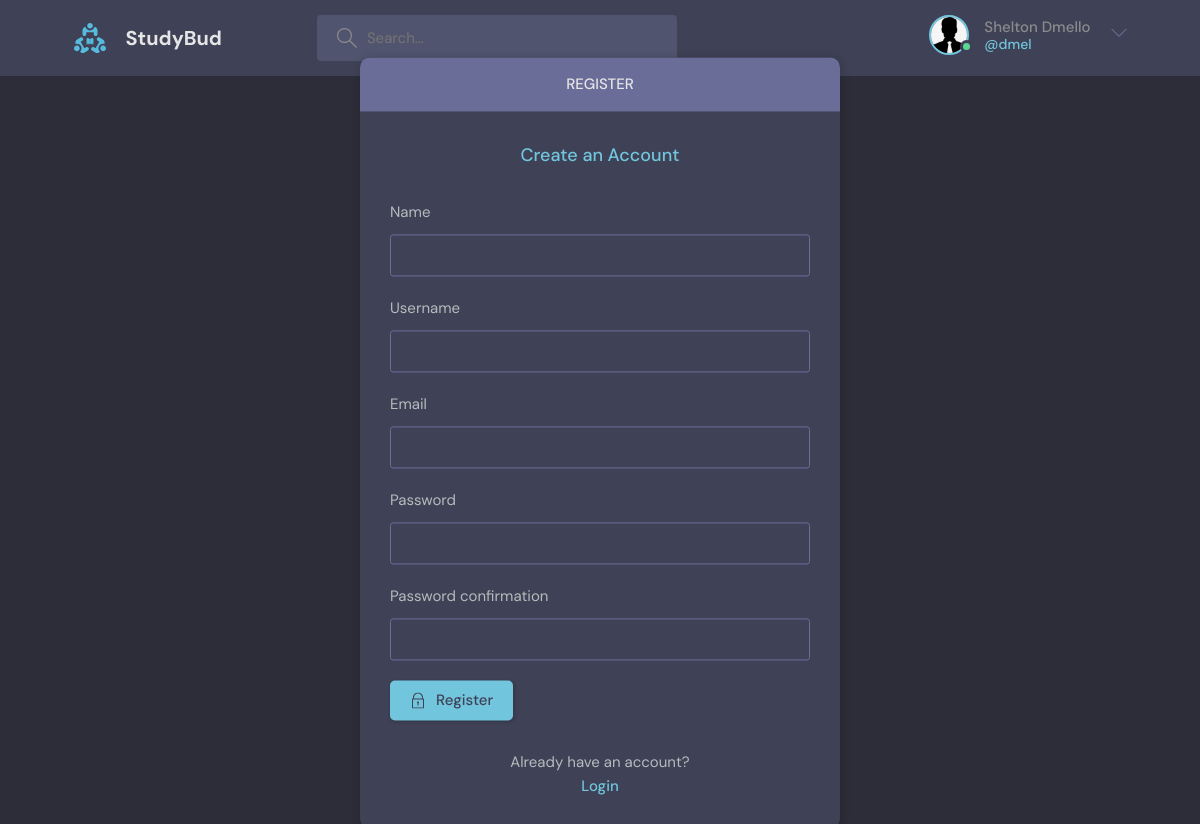
Page /register/ (signed in) on the committed database.
### base/models.py (models this page shows)
class User(AbstractUser):
    name = models.CharField(max_length=200, null=True)
    email = models.EmailField( unique=True, null=True)
    bio = models.TextField(null=True)
    avatar = models.ImageField(null=True, default="avatar.svg")
    USERNAME_FIELD = 'email'
    REQUIRED_FIELDS = []

### base/views.py (the view, shortened to what this page needs)
# urls.py: path('register/', views.registerUser, name='register'),
def registerUser(request):
    page = 'register'
    form = MyUserCreationForm()
    data = {'page':page, 'form':form}
    return render(request,'base/login_register.html', data)

### base/forms.py
class MyUserCreationForm(UserCreationForm):
    class Meta:
        model = User
        fields =['name', 'username', 'email', 'password1', 'password2']

### base/templates/base/login_register.html (shortened to what this page needs)
{% extends 'main.html' %}
{% block content %}
<main class="auth layout">
  {% if page == 'login' %}
  <div class="container">
    <div class="layout__box">
      <div class="layout__boxHeader">
        <div class="layout__boxTitle">
          <h3>Login</h3>
        </div>
      </div>
      <div class="layout__body">
        <h2 class="auth__tagline">Login</h2>
        <form class="form" method="POST" action="">
          {% csrf_token %}
          <div class="form__group form__group">
            <label for="email">Email</label>
            <input id="username" name="email" type="text" placeholder="e.g. abc@123.com" />
          </div>
          <div class="form__group">
            <label for="password">Password</label>
            <input id="password" name="password" type="password"
              placeholder="&bull;&bull;&bull;&bull;&bull;&bull;&bull;&bull;" />
          </div>
          <button class="btn btn--main" type="submit">
            <svg version="1.1" xmlns="http://www.w3.org/2000/svg" width="32" height="32" viewBox="0 0 32 32">
              <title>lock</title>
              <path
                d="M27 12h-1v-2c0-5.514-4.486-10-10-10s-10 4.486-10 10v2h-1c-0.553 0-1 0.447-1 1v18c0 0.553 0.447 1 1 1h22c0.553 0 1-0.447 1-1v-18c0-0.553-0.447-1-1-1zM8 10c0-4.411 3.589-8 8-8s8 3.589 8 8v2h-16v-2zM26 30h-20v-16h20v16z">
              </path>
              <path
                d="M15 21.694v4.306h2v-4.306c0.587-0.348 1-0.961 1-1.694 0-1.105-0.895-2-2-2s-2 0.895-2 2c0 0.732 0.413 1.345 1 1.694z">
              </path>
            </svg>
            Login
          </button>
        </form>
        <div class="auth__action">
          <p>Haven't signed up yet?</p>
          <a href="{% url 'register' %}" class="btn btn--link">Sign Up</a>
        </div>
      </div>
    </div>
  </div>
  {% else %}
  <div class="container">
    <div class="layout__box">
      <div class="layout__boxHeader">
        <div class="layout__boxTitle">
          <h3>Register</h3>
        </div>
      </div>
      <div class="layout__body">
        <h2 class="auth__tagline">Create an Account</h2>
        <form class="form" action="" method='POST'>
          {% for field in form %}
          <div class="form__group">
            <label for='{{field}}'> {{field.label}} </label>
            {{field}}
          </div>
          {% endfor%}
          <button class="btn btn--main" type="submit">
            Register
          </button>
        </form>
        <div class="auth__action">
          <p>Already have an account?</p>
          <a href="{% url 'login' %}" class="btn btn--link">Login</a>
        </div>
      </div>
    </div>
  </div>
  {% endif %}
</main>
{% endblock content %}

### templates/navbar.html (shortened to what this page needs)
{% load static %}
<header class="header header--loggedIn">
    <div class="container">
        <a href="{% url 'home' %}" class="header__logo">
            <img src="{% static 'images/logo.svg' %}" />
            <h1>StudyBud</h1>
        </a>
        <form class="header__search" method='GET' action="{% url 'home' %}">
            <label>
                <input type="text" name='q' placeholder="Search...">
            </label>
        </form>
        <nav class="header__menu">
            {% if request.user.is_authenticated %}
            <div class="header__user">
                <a href="{% url 'update-user' %}">
                    <div class="avatar avatar--medium active">
                        <img src="{{ request.user.avatar.url }}" />
                    </div>
                    <p>{{ request.user.name }} <span>@{{ request.user.username }}</span></p>
                </a>
                <button class="dropdown-button">
                    <svg version="1.1" xmlns="http://www.w3.org/2000/svg" width="32" height="32" viewBox="0 0 32 32">
                        <title>chevron-down</title>
                        <path d="M16 21l-13-13h-3l16 16 16-16h-3l-13 13z"></path>
                    </svg>
                </button>
            </div>
            {% else %}
            <a href="{% url 'login' %}">
                <img src="{% static 'images/avatar.svg' %}" />
                <p>Login</p>
            </a>
            {% endif %}
        </nav>
    </div>
</header>

### rows in the picture
User: user.avatar (picture), user.name "Shelton Dmello", user.username "dmel"

### other values in the picture
{{ field.label }} "Name" "Username" "Email" "Password" "Password confirmation"
